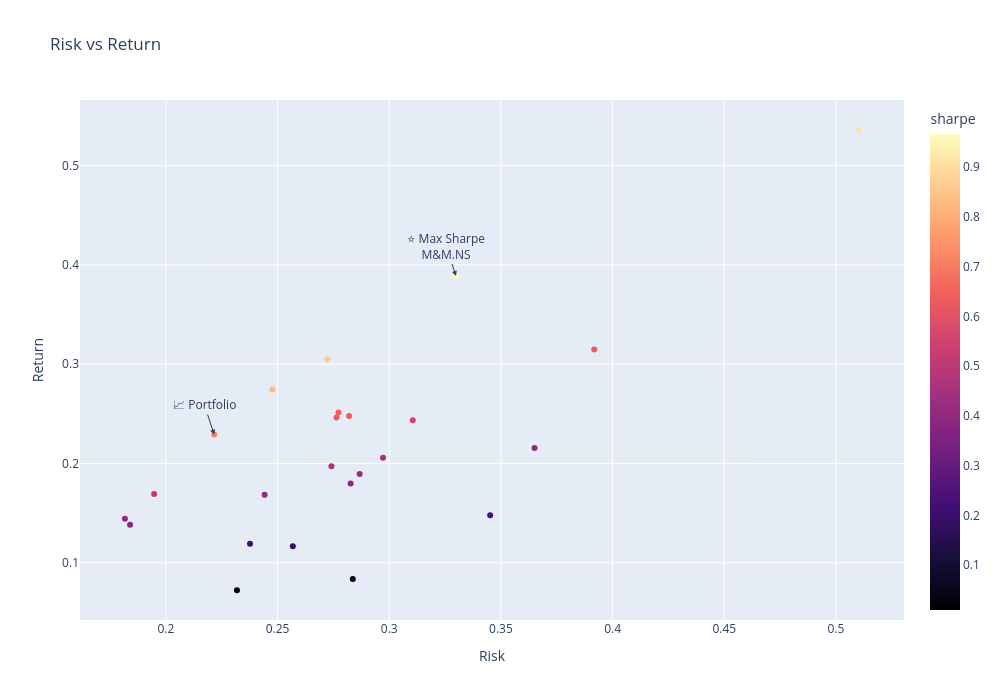

The cell this chart's notebook holds for it:
### Code cell
import plotly.express as px

max_sharpe_stock = result["sharpe"].idxmax()
portfolio_name = "Portfolio daily move"

fig = px.scatter(
    result,
    x="Risk",
    y="Return",
    color="sharpe",
    color_continuous_scale="Magma",
    hover_name=result.index,
    title="Risk vs Return"
)

# Max Sharpe label
fig.add_annotation(
    x=result.loc[max_sharpe_stock, "Risk"],
    y=result.loc[max_sharpe_stock, "Return"],
    text=f"⭐ Max Sharpe<br>{max_sharpe_stock}",
    showarrow=True,
    arrowhead=2
)

# Portfolio label
fig.add_annotation(
    x=result.loc[portfolio_name, "Risk"],
    y=result.loc[portfolio_name, "Return"],
    text=f"📈 Portfolio",
    showarrow=True,
    arrowhead=2
)

fig.update_layout(
    width=1000,
    height=700
)

fig.show()

### Figure 1 — Plotly figure (JSON) as saved in the notebook; plotly's stock layout.template omitted (floating-point values rounded to 4 significant figures)
{"data": [{"hovertemplate": "<b>%{hovertext}</b><br><br>Risk=%{x}<br>Return=%{y}<br>sharpe=%{marker.color}<extra></extra>", "hovertext": ["Portfolio daily move", "Nifty50", "NiftyNext50", "Sensex", "ADANIENT.NS", "ADANIPORTS.NS", "AXISBANK.NS", "BAJFINANCE.NS", "BHARTIARTL.NS", "HDFCBANK.NS", "HINDUNILVR.NS", "ICICIBANK.NS", "INFY.NS", "ITC.NS", "KOTAKBANK.NS", "LT.NS", "M&M.NS", "MARUTI.NS", "NTPC.NS", "RELIANCE.NS", "SBIN.NS", "SUNPHARMA.NS", "TCS.NS", "TITAN.NS"], "legendgroup": "", "marker": {"color": [0.7177, 0.3716, 0.4092, 0.5092, 0.9134, 0.6249, 0.2257, 0.399, 0.8625, 0.1817, 0.009903, 0.4567, 0.4639, 0.4037, 0.04838, 0.6374, 0.9663, 0.4167, 0.6305, 0.3881, 0.5586, 0.8257, 0.2068, 0.6543], "coloraxis": "coloraxis", "symbol": "circle"}, "mode": "markers", "name": "", "orientation": "v", "showlegend": false, "type": "scatter", "x": [0.2217, 0.184, 0.1817, 0.1947, 0.5103, 0.3918, 0.3452, 0.365, 0.2723, 0.2568, 0.2318, 0.2972, 0.2741, 0.2442, 0.2837, 0.2764, 0.3299, 0.2868, 0.282, 0.2827, 0.3105, 0.2477, 0.2377, 0.2773], "xaxis": "x", "y": [0.2291, 0.1384, 0.1443, 0.1692, 0.5361, 0.3148, 0.1479, 0.2156, 0.3049, 0.1167, 0.0723, 0.2057, 0.1972, 0.1686, 0.08372, 0.2462, 0.3888, 0.1895, 0.2478, 0.1797, 0.2435, 0.2745, 0.1191, 0.2514], "yaxis": "y"}], "layout": {"annotations": [{"arrowhead": 2, "showarrow": true, "text": "⭐ Max Sharpe<br>M&M.NS", "x": 0.3299, "y": 0.3888}, {"arrowhead": 2, "showarrow": true, "text": "📈 Portfolio", "x": 0.2217, "y": 0.2291}], "coloraxis": {"colorbar": {"title": {"text": "sharpe"}}, "colorscale": [[0, "#000004"], [0.1111, "#180f3d"], [0.2222, "#440f76"], [0.3333, "#721f81"], [0.4444, "#9e2f7f"], [0.5556, "#cd4071"], [0.6667, "#f1605d"], [0.7778, "#fd9668"], [0.8889, "#feca8d"], [1, "#fcfdbf"]]}, "height": 700, "legend": {"tracegroupgap": 0}, "title": {"text": "Risk vs Return"}, "width": 1000, "xaxis": {"anchor": "y", "autorange": true, "domain": [0, 1], "range": [0.1616, 0.5305], "title": {"text": "Risk"}, "type": "linear"}, "yaxis": {"anchor": "x", "autorange": true, "domain": [0, 1], "range": [0.04233, 0.5661], "title": {"text": "Return"}, "type": "linear"}}}
